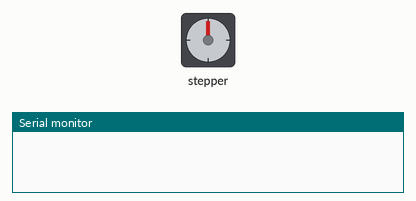
This sketch was run on a simulated ESP8266 (NodeMCU). Shown: stepper motor, the last lines printed to the serial monitor. Stepper angles assume 200 steps per turn.

Above: at 0.0 s.
At 5.1 s:
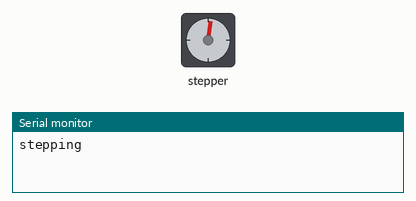
At 105.3 s:
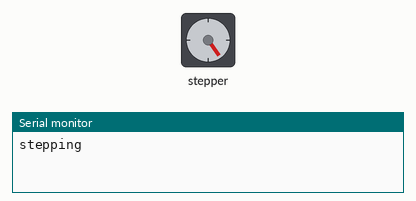
At 128.98 s:
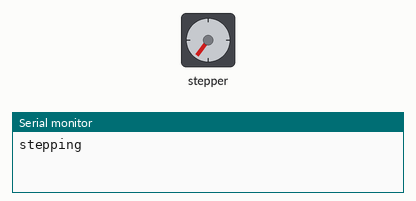
Timing chart, 0 to 130.0 s (numbered marks = the images above):
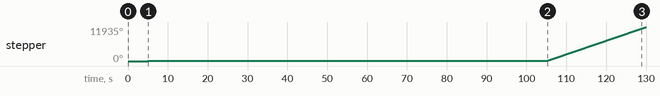

The sketch:

requirement-C.ino
```cpp
#include <ESP8266WiFi.h>
#include <Stepper.h>

const int revolution = 200;                   // Steps per revolution
Stepper stepper(revolution, D1, D2, D5, D6);  // Initialize stepper on pins D1, D2, D5, D6
int clockwise = 1;
int speed = 80; //default speed for step case
String command = "s80";  // Command string

void setup() {
  delay(5000);  // Allow time for serial monitor to connect

  // Extract speed and direction from command
  char direction = command.charAt(0);        // Get direction character


  if (direction == 'S' || direction == 's') {
    //step case, do steps and stop
    stepper.setSpeed(speed);  // Set motor speed at default
    Serial.println("stepping");
    stepper.step(command.substring(1).toInt()); //use speed as steps in step case
    delay(99999);
  } else {
    speed = command.substring(1).toInt();
    stepper.setSpeed(speed);  // Set motor speed only if specify direction
    if (direction == 'A' || direction == 'a') {
      clockwise = 1;
    } else {
      clockwise = -1;
    }
  }
}

void loop() {
  stepper.step(clockwise);
}
```

Measured:
- by itself, stepper: turns 144° clockwise in 0.30 s, then 11784° clockwise in 24.7 s
